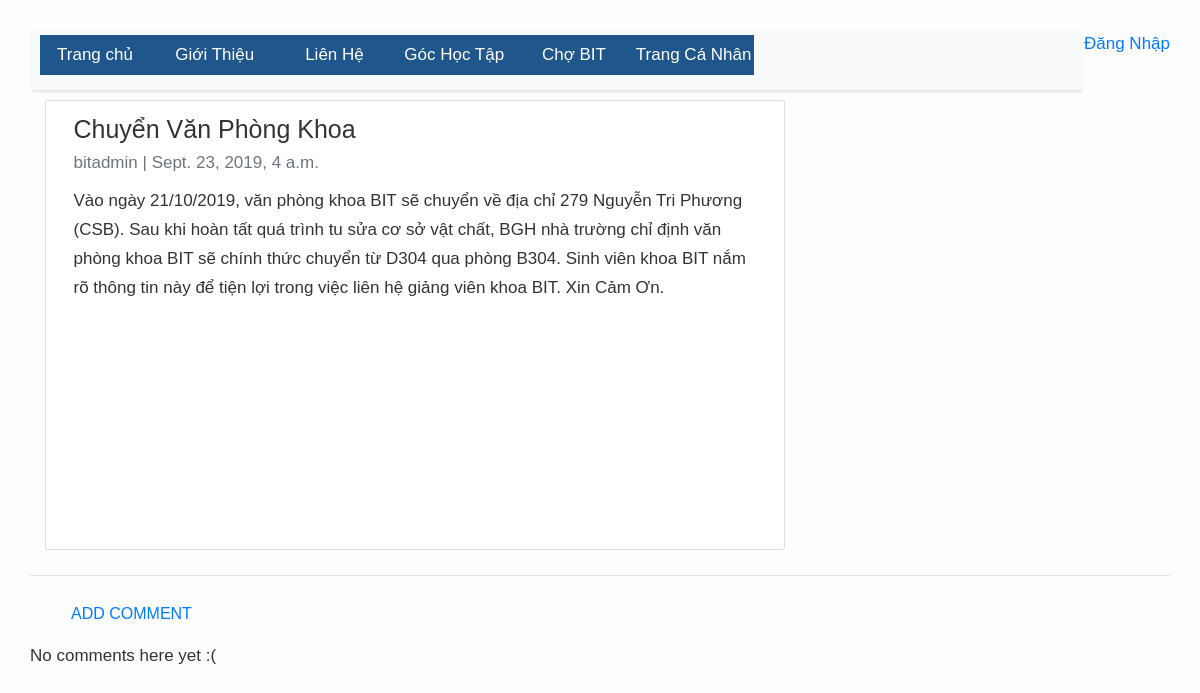
Screenshot of /chuyn-van-phong-khoa/ with the database file from the repository.
### home/models.py (models this page shows, shortened)
class Post(models.Model):
    title = models.CharField(max_length=200, unique=True)
    slug = models.SlugField(max_length=200, unique=True)
    author = models.ForeignKey(User, on_delete= models.CASCADE,related_name='blog_posts')
    updated_on = models.DateTimeField(auto_now= True)
    content = models.TextField()
    created_on = models.DateTimeField(auto_now_add=True)
    status = models.IntegerField(choices=STATUS, default=0)
    class Meta:
        ordering = ['-created_on']

### home/views.py (the view)
# urls.py: path('<slug:slug>/', views.PostDetail.as_view(), name='post_detail'),
class PostDetail(generic.DetailView):
    model = Post
    template_name = 'post_detail.html'

### home/templates/post_detail.html (shortened to what this page needs)
{% extends 'base.html' %} {% block content %}
<div class="container">
  <div class="row">
    <div class="col-md-8 card mb-4  mt-3 left  top">
      <div class="card-body">
        <h1>{% block title %} {{ object.title }} {% endblock title %}</h1>
        <p class=" text-muted">{{ post.author }} | {{ post.created_on }}</p>
        <p class="card-text ">{{ object.content | safe }}</p>
      </div>
    </div>
  </div>
</div>
<hr>
<a class="btn btn-default" href="{% url 'add_comment_to_post' pk=post.pk %}">Add comment</a>
{% for comment in post.comments.all %}
    <div class="comment">
        <div class="date">{{ comment.created_date }}</div>
        <strong>{{ comment.author }}</strong>
        <p>{{ comment.text|linebreaks }}</p>
    </div>
{% empty %}
    <p>No comments here yet :(</p>
{% endfor %}
{% endblock content %}

### home/static/css/style.css (style rules this page uses)
*, *::before, *::after { margin: 0; padding: 0; box-sizing: inherit; }
html { font-size: 62.5%; }
body { padding: 3rem; box-sizing: border-box; }
body { font-family: "Lato", sans-serif; font-weight: 400; font-size: 1.6rem; line-height: 1.7; color: #777777; }
.btn:link, .btn:visited { text-transform: uppercase; text-decoration: none; padding: 1.5rem 4rem; display: inline-block; border-radius: 10rem; font-size: 1.6rem; position: relative; transition: all .2s; }
.btn::after { content: ""; display: inline-block; height: 100%; width: 100%; position: absolute; top: 0; left: 0; z-index: -1; border-radius: 10rem; transition: all .4s; }
.card { perspective: 150rem; position: relative; height: 45rem; }
.row { max-width: 114rem; margin: 0 auto; }
.row::after { content: ""; display: table; clear: both; }
.row [class^="col-"] { float: left; }

### home/templates/base.html (style rules this page uses)
body { font-family: "Roboto", sans-serif; font-size: 17px; background-color: #fdfdfd; }
* { margin: 0; padding: 0; }
body { font-family: sans-serif; color: #333; }

### rows the page displays
Post: title "Chuyển Văn Phòng Khoa", author "bitadmin", created_on "Sept. 23, 2019, 4 a.m.", content "Vào ngày 21/10/2019, văn phòng khoa BIT sẽ chuyển về địa chỉ 279 Nguyễn Tri Phương (CSB). Sau khi hoàn tất quá trình tu sửa cơ sở vật chất, BGH nhà trường chỉ định văn phòng khoa BIT sẽ chính thức chuyển từ D304 qua phòng B304. Sinh viên khoa BIT nắm rõ thông tin này để tiện lợi trong việc liên hệ giảng viên khoa BIT. Xin Cảm Ơn."
